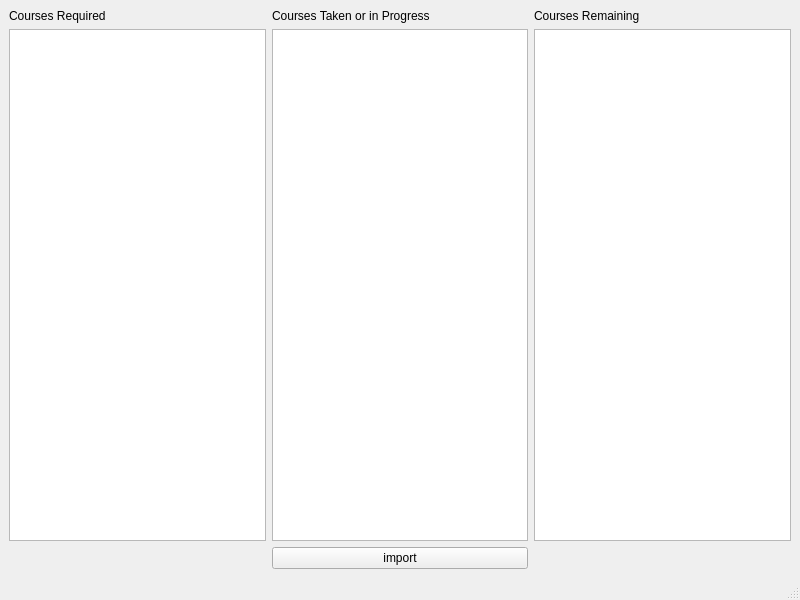
<?xml version="1.0" encoding="UTF-8"?>
<ui version="4.0">
 <class>MainWindow</class>
 <widget class="QMainWindow" name="MainWindow">
  <property name="geometry">
   <rect>
    <x>0</x>
    <y>0</y>
    <width>800</width>
    <height>600</height>
   </rect>
  </property>
  <property name="windowTitle">
   <string>MainWindow</string>
  </property>
  <widget class="QWidget" name="centralwidget">
   <layout class="QGridLayout" name="gridLayout">
    <item row="0" column="0">
     <widget class="QLabel" name="label">
      <property name="text">
       <string>Courses Required</string>
      </property>
     </widget>
    </item>
    <item row="0" column="1">
     <widget class="QLabel" name="label_2">
      <property name="text">
       <string>Courses Taken or in Progress</string>
      </property>
     </widget>
    </item>
    <item row="0" column="2">
     <widget class="QLabel" name="label_3">
      <property name="text">
       <string>Courses Remaining</string>
      </property>
     </widget>
    </item>
    <item row="1" column="0">
     <widget class="QTextEdit" name="textEdit"/>
    </item>
    <item row="1" column="1">
     <widget class="QTextEdit" name="textEdit_2"/>
    </item>
    <item row="1" column="2">
     <widget class="QTextEdit" name="textEdit_3"/>
    </item>
    <item row="2" column="1">
     <widget class="QPushButton" name="pushButton">
      <property name="text">
       <string>import</string>
      </property>
     </widget>
    </item>
   </layout>
  </widget>
  <widget class="QMenuBar" name="menubar">
   <property name="geometry">
    <rect>
     <x>0</x>
     <y>0</y>
     <width>800</width>
     <height>25</height>
    </rect>
   </property>
  </widget>
  <widget class="QStatusBar" name="statusbar"/>
 </widget>
 <resources/>
 <connections/>
</ui>
